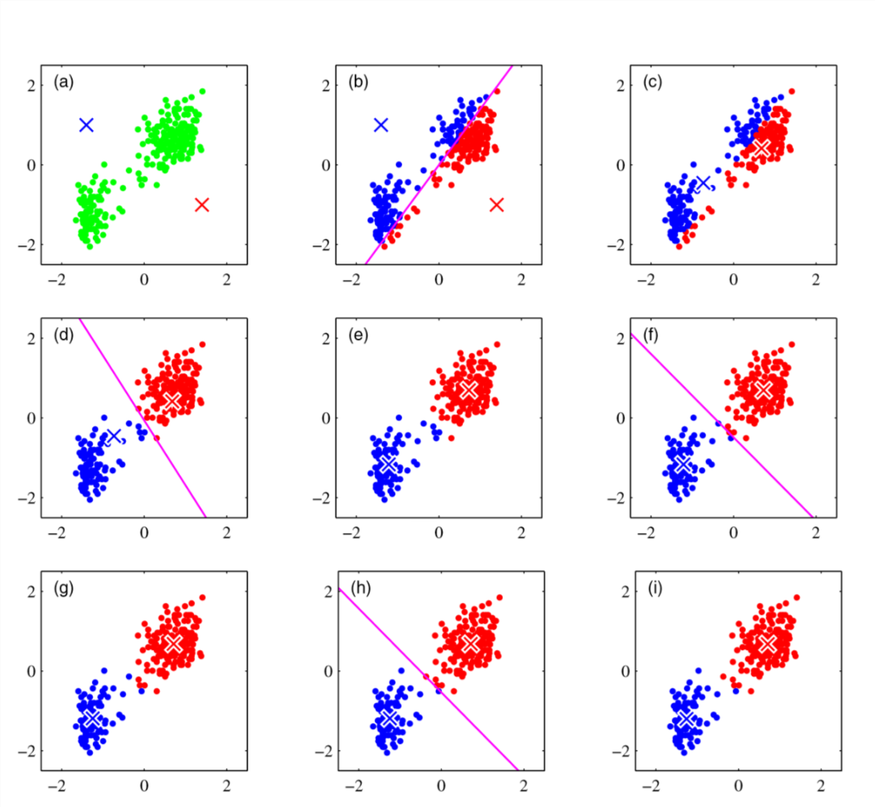
#> input picture Data_Science_and_Machine_Learning/Machine_Learning/Unsupervised_ML/K - Means/k-means.png, 875 x 807 px, shrunk from 1166 x 1075 before the run
$ jupyter execute K-Means.ipynb
#> lines starting #> are read from the running program, lines starting #| are printed output that depends on the picture
## K Means

- Common clustering techniques
- Example of hard clustering, where every point belongs to a cluster

Application:
It helps to find the optimal location of resturant as closest to the customer

Here K refers to K no. of clusters

### Steps

- 1: Randomly initialised the centers of each clusters
- 2: Assign each customer to the nearest center
- 3: Update each cener with respect to the mean of locations of customer present in the each cluster
- 4: Repeat 2 and 3 until convergence

[cell 1]
import matplotlib.pyplot as plt
import cv2

img=cv2.imread("k-means.png")
#> img is the input picture: shape (807, 875, 3); mean B, G, R 242.2, 237.9, 244.2

plt.figure(figsize=(12,12))
plt.imshow(img)
plt.axis("off")
plt.show()

## Implementation

[cell 2]
import numpy as np
from sklearn.datasets import make_blobs

[cell 3]
X,y=make_blobs(n_samples=500,centers=5,random_state=3,n_features=2)

[cell 4]
plt.figure(0)
plt.scatter(X[:,0],X[:,1],c=y)
plt.grid(True)
plt.show()
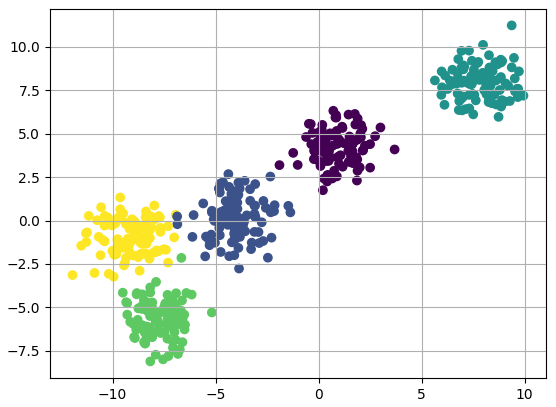
#> figure drawn by matplotlib, 1 panel

[cell 5]
k=5

color=['green','red','blue','yellow','orange']

clusters={}

for cl in range(k):
    center=10*(2*np.random.random((X.shape[1],))-1)
    points=[]
    cluster={
        'center':center,
        'points':points,
        'color':color[cl]
    }
    clusters[cl]=cluster
    print(cluster)

[cell 6]
center=10*(2*np.random.random((X.shape[1],))-1)
print(center)

[cell 7]
clusters

[cell 8]
def distance(v1,v2):
    return np.sqrt(np.sum((v1-v2)**2))

[cell 9]
v1=np.array([3,4])
v2=np.array([0,2])
distance(v1,v2)

[cell 10]
#Assign each point to the cluster - E step (Expectation)

def distance(v1,v2):
    return np.sqrt(np.sum((v1-v2)**2))

def assignPointToCluster(clusters):
    for ix in range(X.shape[0]):
        dist=[]
        curr_X=X[ix]

        for kx in range(k):
            d=distance(curr_X,clusters[kx]['center'])
            dist.append(d)

        current_cluster=np.argmin(dist)
        clusters[current_cluster]['points'].append(curr_X)


def updateClusters(clusters):

    for kx in range(k):
        pts=np.array(clusters[kx]['points'])

        if pts.shape[0]>0: #if the cluster has the non zero points
            new_center=pts.mean(axis=0)
            clusters[kx]['center']=new_center
            clusters[kx]['points']=[] # clear the points

def plotClusters(clusters): # M-Step (Maxmization)

    for kx in range(k):
        pts=np.array(clusters[kx]['points'])
        print(pts.shape,clusters[kx]['color'])

        #Plot the points
        try:
            plt.scatter(pts[:,0],pts[:,1],c=clusters[kx]['color'])
        except:
            pass

        #Plot the center
        uk=clusters[kx]['center']
        plt.plot(uk[0],uk[1],c="black",marker="*")

[cell 11]
assignPointToCluster(clusters)
plotClusters(clusters)
updateClusters(clusters)
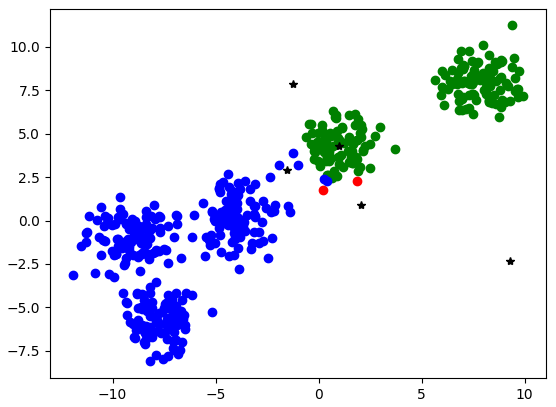
#> figure drawn by matplotlib, 1 panel

[cell 12]
assignPointToCluster(clusters)
plotClusters(clusters)
updateClusters(clusters)
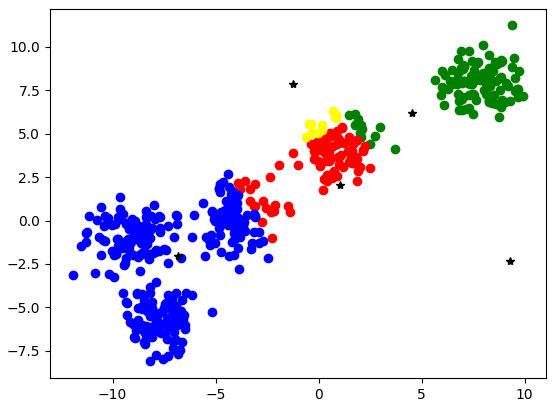
#> figure drawn by matplotlib, 1 panel

[cell 13]
assignPointToCluster(clusters)
plotClusters(clusters)
updateClusters(clusters)
